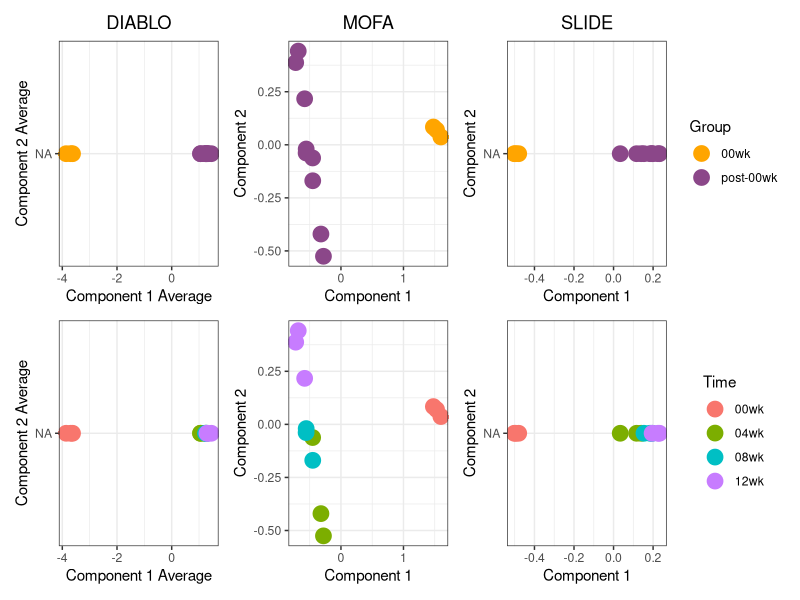
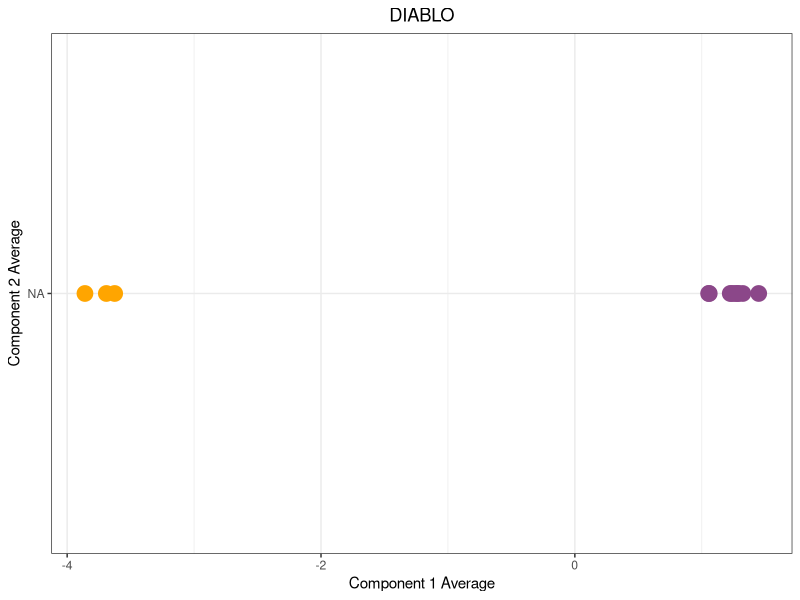
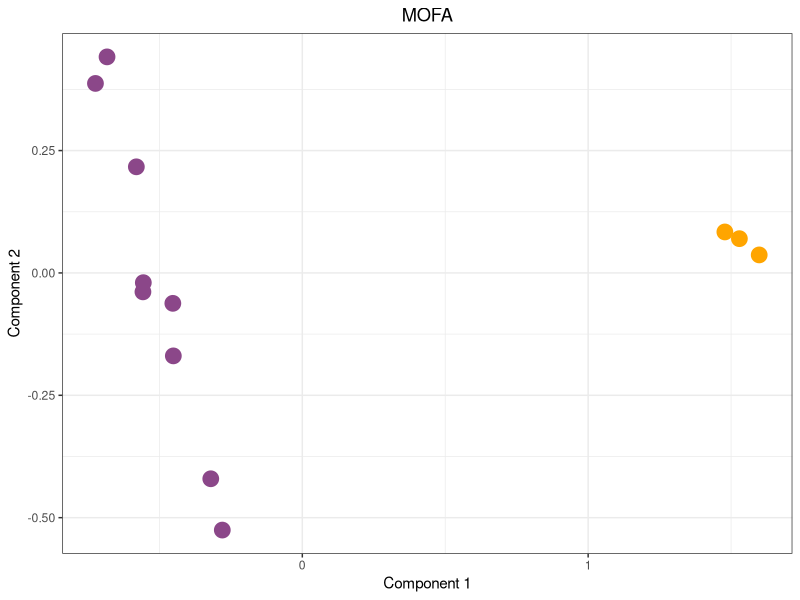
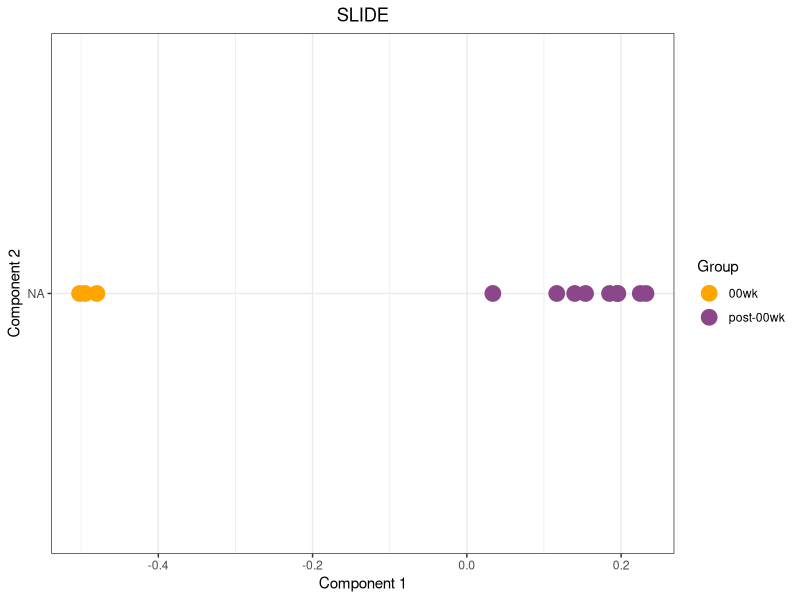
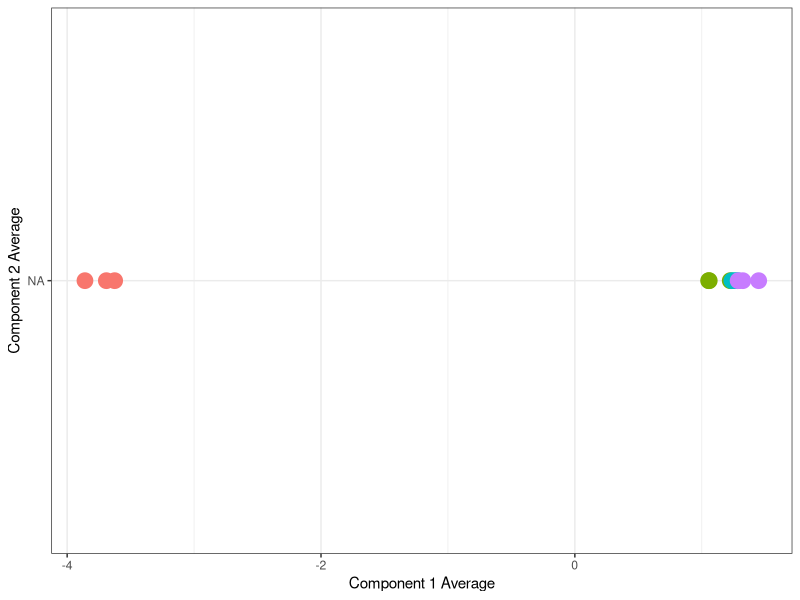
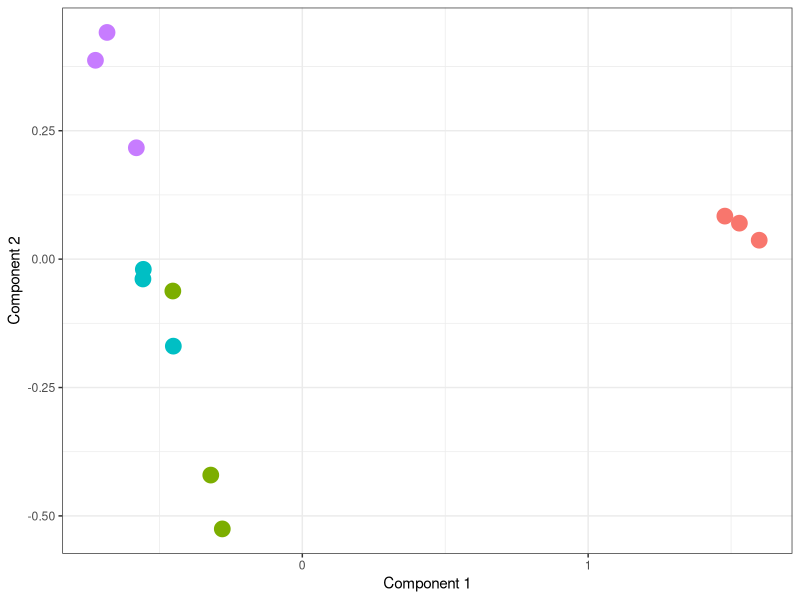
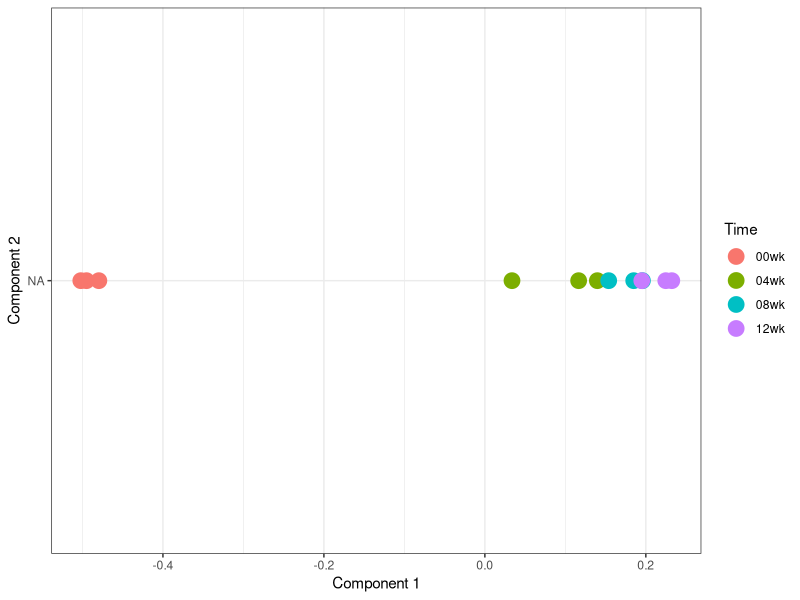

The R source for these figures, in order:
library(data.table)
library(tidyverse)
library(patchwork)

theme_set(theme_bw())

# Let's visualize by large groups and by smaller groups
DIABLO <- fread("Comparison/u_matrix/DIABLO_umat_average.csv") %>%
  mutate(Time = c(rep("00wk", 3), rep("04wk", 3), rep("08wk", 3), rep("12wk", 3))) 
DIABLO$Factor2 <- NA
MOFA <- fread("Comparison/u_matrix/MOFA_umat.csv") %>% 
  rename(Group = group) %>%
  mutate(Time = c(rep("00wk", 3), rep("04wk", 3), rep("08wk", 3), rep("12wk", 3)))
SLIDE <- fread("Comparison/u_matrix/SLIDE_umat.csv") %>% 
  rename(Group = group) %>%
  mutate(Time = c(rep("00wk", 3), rep("04wk", 3), rep("08wk", 3), rep("12wk", 3)))
SLIDE$Factor2 <- NA

plotA <- DIABLO %>%
  ggplot(aes(x = Factor1, y = Factor2, color = Group)) +
  geom_point(size = 5) +
  xlab("Component 1 Average") + 
  ylab("Component 2 Average") +
  ggtitle("DIABLO") +
  scale_color_manual(values = c("orange", "orchid4")) +
  theme(plot.title = element_text(hjust = 0.5), legend.position = "none")

plotB <- MOFA %>%
  ggplot(aes(x = Factor1, y = Factor2, color = Group)) +
  geom_point(size = 5) +
  xlab("Component 1") + 
  ylab("Component 2") +
  ggtitle("MOFA") +
  scale_color_manual(values = c("orange", "orchid4")) +
  theme(plot.title = element_text(hjust = 0.5), legend.position = "none")

plotC <- SLIDE %>%
  ggplot(aes(x = Factor1, y = Factor2, color = Group)) +
  geom_point(size = 5) +
  xlab("Component 1") + 
  ylab("Component 2") +
  ggtitle("SLIDE") +
  scale_color_manual(values = c("orange", "orchid4")) +
  theme(plot.title = element_text(hjust = 0.5))

plotD <- DIABLO %>%
  ggplot(aes(x = Factor1, y = Factor2, color = Time)) +
  geom_point(size = 5) +
  xlab("Component 1 Average") + 
  ylab("Component 2 Average") +
  theme(plot.title = element_text(hjust = 0.5), legend.position = "none")

plotE <- MOFA %>%
  ggplot(aes(x = Factor1, y = Factor2, color = Time)) +
  geom_point(size = 5) +
  xlab("Component 1") + 
  ylab("Component 2") +
  theme(plot.title = element_text(hjust = 0.5), legend.position = "none")

plotF <- SLIDE %>%
  ggplot(aes(x = Factor1, y = Factor2, color = Time)) +
  geom_point(size = 5) +
  xlab("Component 1") + 
  ylab("Component 2") +
  theme(plot.title = element_text(hjust = 0.5))

factor_compare <- (plotA + plotB + plotC) / (plotD + plotE + plotF)

